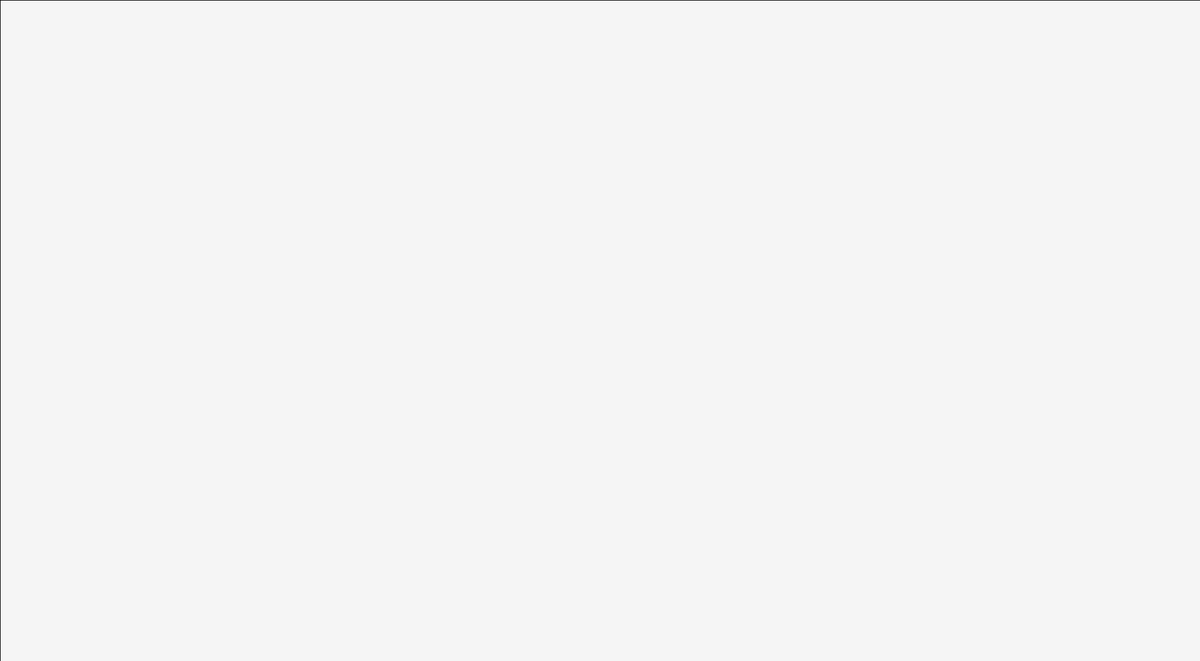
Frame 1 (no input)
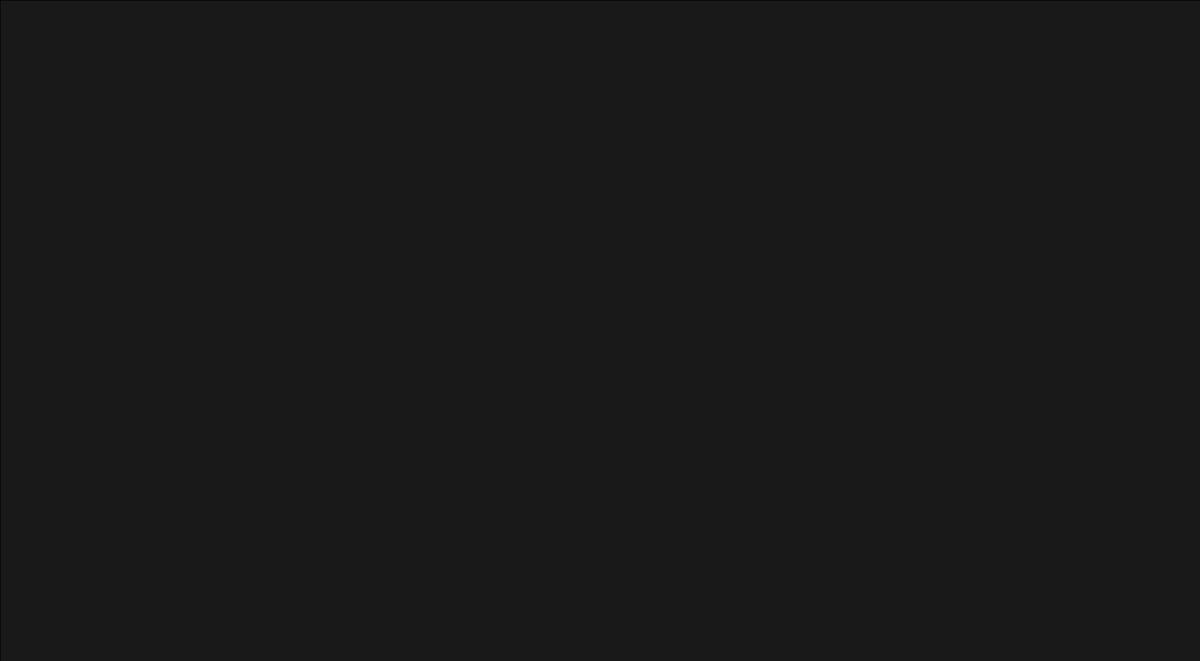
Frame 60 (the mouse pressed at the canvas centre just before this capture)
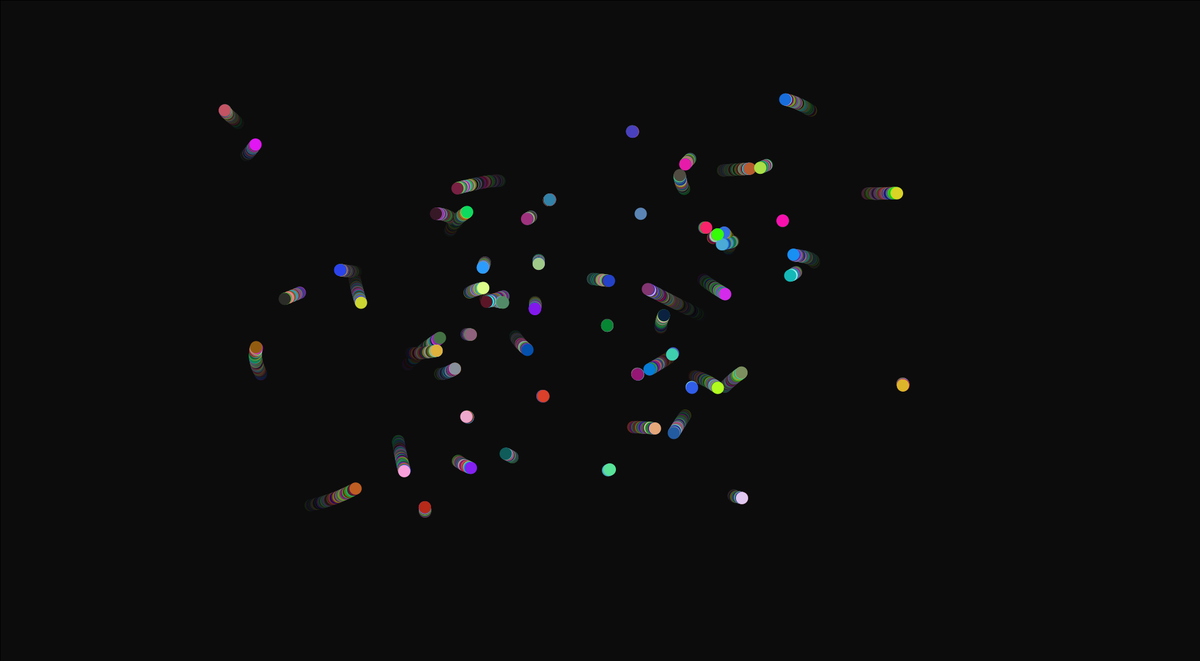
Frame 120 (the mouse held since frame 60 and released just before this capture)

The Processing sketch that drew these frames (run headless with seeded random() and noise(); from frame 60 on, the mouse is pressed at the canvas centre):

// Processing sketch: MagicWorms
// ── MagicWorms.pde
float x=0;
float y=0;
int m = 0;

void setup() {
  size(1960, 1080);
  background(255, 255, 255);
}

void draw() {
  makeMagical();
  if(mousePressed){
  m++;
  }
  for(int i = 0; i<m; i++){
    fill(random(256), random(256), random(256));
    x=random(1960);
    y=random(1080);
    ellipse(getWormX(i), getWormY(i), 20, 20);
  }
}

float frequency = .001;
float noiseInterval = PI;

void makeMagical() {
     fill( 0, 0, 0, 10 );
     rect(0, 0, width, height);
     noStroke();
}

float getWormX(int i) {
     return map(noise(i*noiseInterval + frameCount * frequency), 0, 1, 0, width);
}

float getWormY(int i) {
     return map(noise(i*noiseInterval+1 + frameCount * frequency), 0, 1, 0, height);
}
